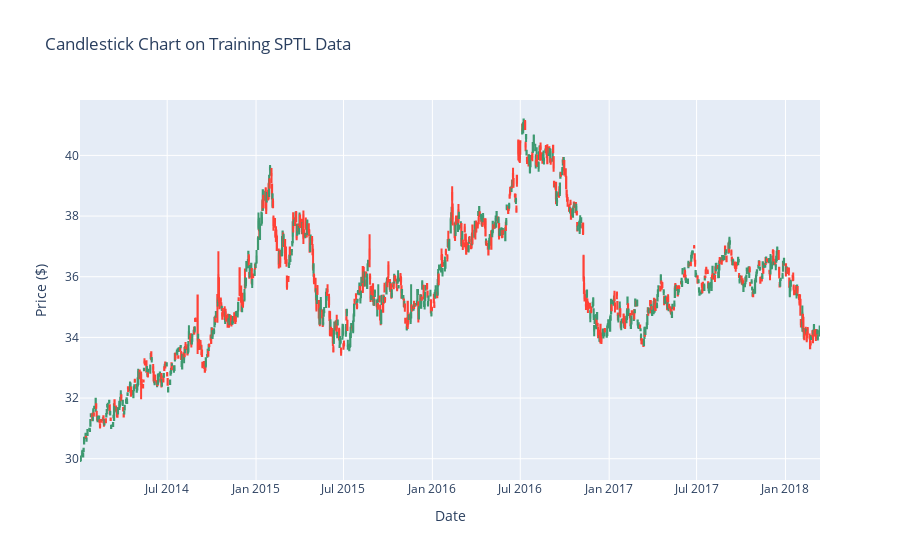

The notebook cell saved with this chart:
### Code cell
fig = go.Figure(data=[go.Candlestick(x=training_data['Date'],
                open=training_data['Open'],
                high=training_data['High'],
                low=training_data['Low'],
                close=training_data['Close'])])
fig.update_layout(
    title = "Candlestick Chart on Training SPTL Data",
    yaxis_title="Price ($)",
    xaxis_title="Date",
    xaxis_rangeslider_visible=False
    )
fig.show()

### Figure 1 — Plotly figure (JSON) as saved in the notebook; plotly's stock layout.template omitted (floating-point values rounded to 4 significant figures; data arrays with more than 128 entries replaced by an {"elided": "..."} marker saying what was removed)
{"data": [{"close": {"elided": "1056 float values"}, "high": {"elided": "1056 float values"}, "low": {"elided": "1056 float values"}, "open": {"elided": "1056 float values"}, "type": "candlestick", "x": {"elided": "1056 str values"}}], "layout": {"title": {"text": "Candlestick Chart on Training SPTL Data"}, "xaxis": {"rangeslider": {"visible": false}, "title": {"text": "Date"}}, "yaxis": {"title": {"text": "Price ($)"}}}}
